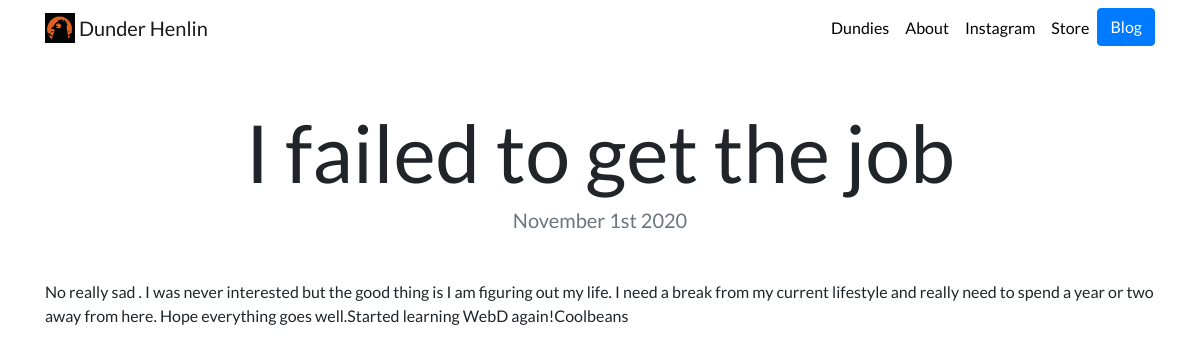
Page /blog/8/ on the committed database.
### blog/models.py (models this page shows, shortened)
class Blog(models.Model):
    Title= models.CharField(max_length=100)
    Date=models.DateField()
    Description=models.CharField(max_length=250)

### blog/views.py (the view)
# urls.py: path('<int:blog_id>/',views.detail,name='detail')  ,
def detail(request,blog_id):
    blog=get_object_or_404(Blog, pk=blog_id)
    return render(request,'blog/detail.html',{'blog':blog })

### blog/templates/blog/detail.html
{% extends "portfolio/base.html" %}
{% load static %}
{% block content %}
<h1 class="text-center mt-5" id="blogdetailtitle">{{ blog.Title }}</h1>
<h5 class="text-center text-muted mb-5">{{ blog.Date|date:'F jS Y' }}</h5>
{{ blog.Description|safe }}
{% endblock %}

### portfolio/static/portfolio/custom.css (style rules this page uses)
body { font-family: 'Lato', sans-serif; }
@media (min-width: 992px) { #blogdetailtitle { font-size: 5rem; } }

### rows in the picture
Blog: Title "I failed to get the job", Date "November 1st 2020", Description "No really sad . I was never interested but the good thing is I am figuring out my life. I need a break from my current lifestyle and really need to spend a year or two away from here. Hope everything goes well.Started learning WebD again!Coolbeans"
